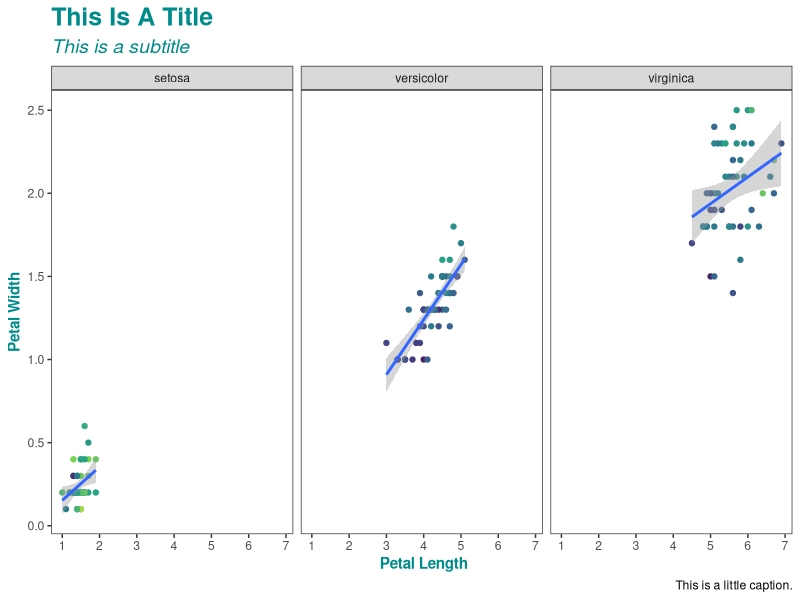

This figure's R source:
## ---- chunk 1
sum(1:100)
## ---- chunk 2
library(ggplot2)
p <- ggplot(data=iris,mapping=aes(x=Petal.Length,y=Petal.Width))+
  geom_point(aes(color=Sepal.Width))+
  geom_smooth(method="lm")+
  scale_color_viridis_c()+
  scale_x_continuous(breaks=1:8)+
  labs(title="This Is A Title",subtitle="This is a subtitle",x=" Petal Length", 
       y="Petal Width", caption="This is a little caption.")+
  facet_wrap(~Species)+
  theme_bw()+
  theme(
    axis.title=element_text(color="cyan4",face="bold", size = 11),
    plot.title=element_text(color="cyan4",face="bold", size = 18),
    plot.subtitle=element_text(color="cyan4", face = "italic", size = 14),
    panel.grid=element_blank(),
    legend.position = "none"
  )

show(p)
